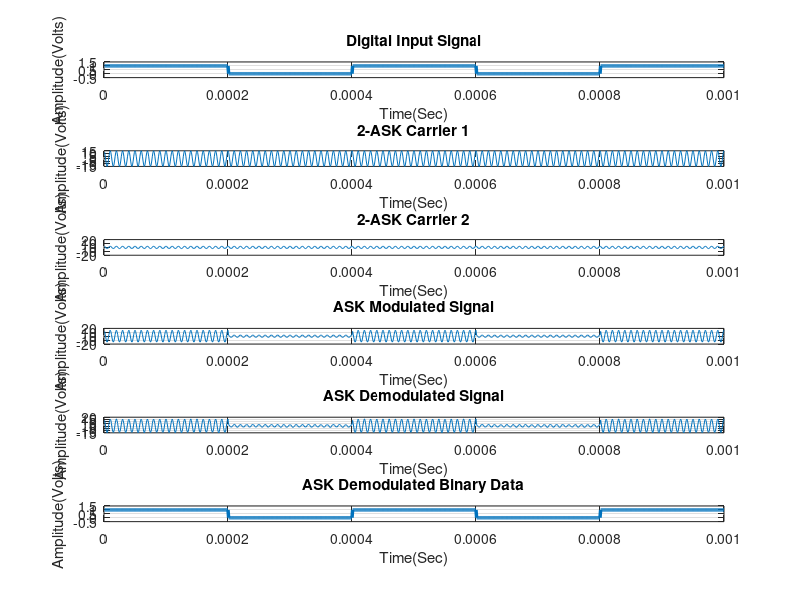

Source code (MATLAB):
% <<<<<<<<<<<<<<<<<<<< ASK Modulation and Demodulation >>>>>>>>>>>>>>>>>>>>

clc, clear all, close all;
% ******************* Digital/Binary input information ********************

% x = input('Enter Digital Input Information = ');   % Binary information as stream of bits (binary signal 0 or 1)
x = randi(2, [1,10], 'int32') - 1; % auto generate the binary sequence
N = length(x);
Tb = 0.0001;   %Data rate = 1MHz i.e., bit period (second)
disp('Binary Input Information at Transmitter: ');
disp(x);

% ************* Represent input information as digital signal *************

% Tb: Thời gian truyền 1 bit
% nb: 1 bit được biểu diễn bởi nb signal (số mẫu lấy trong 1 chu kì truyền
% 1 bit)
% Tb/nb: thời gian truyền một signal

nb = 100;   % Digital signal per bit
digit = []; 
for n = 1:1:N
    if x(n) == 1;
       sig = ones(1,nb);
    else x(n) == 0;
        sig = zeros(1,nb);
    end
     digit = [digit sig];
end

t1 = Tb/nb : Tb/nb : nb*N*(Tb/nb);   % Time period
figure('Name','ASK Modulation and Demodulation With Noise','NumberTitle','off');
subplot(6,1,1);
plot(t1,digit,'LineWidth',2.5);
grid on;
axis([0 Tb*N -0.5 1.5]);
xlabel('Time(Sec)');
ylabel('Amplitude(Volts)');
title('Digital Input Signal');

% *************************** ASK Modulation *****************************
Ac1 = 15;     % Carrier amplitude for binary input '1'
Ac2 = 3;      % Carrier amplitude for binary input '0'
br = 1/Tb;    % Bit rate
Fc = br*10;   % Carrier frequency 
N0 = sqrt(10);
t2 = Tb/nb:Tb/nb:Tb;   % Signal time
mod = [];

x_ = Tb/nb:Tb/nb:Tb*N; % Time period
y1 = Ac1*cos(2*pi*Fc*x_); % carrier function 1
y2 = Ac2*cos(2*pi*Fc*x_); % carrier function 2

% plot carrier 1
subplot(6,1,2);
plot(x_,y1);
xlabel('Time(Sec)');
ylabel('Amplitude(Volts)');
title('2-ASK Carrier 1');

% plot carrier 2
subplot(6,1,3);
plot(x_,y2);
ylim([-20,20]);
xlabel('Time(Sec)');
ylabel('Amplitude(Volts)');
title('2-ASK Carrier 2');

for (i = 1:1:N)
    if (x(i) == 1)
        y = Ac1*cos(2*pi*Fc*t2);   % Modulation signal with carrier signal 1
    else
        y = Ac2*cos(2*pi*Fc*t2);   % Modulation signal with carrier signal 2
    end
    mod = [mod y];
end

t3 = Tb/nb:Tb/nb:Tb*N;   % Time period
subplot(6,1,4);
plot(t3,mod);
grid on;
ylim([-20,20]);
xlabel('Time(Sec)');
ylabel('Amplitude(Volts)');
title('ASK Modulated Signal');

% ********************* Transmitted signal x ******************************
x = mod;

% ********************* Channel model h and w *****************************
h = 1;   % Signal fading 
w = sqrt(N0/2) * rand(1, N*nb);   % Noise

% ********************* Received signal y *********************************
y = h.*x + w;   % Convolution

t3=Tb/nb:Tb/nb:Tb*N;   % Time period
subplot(6,1,5);
plot(t3,y);
grid on;
xlabel('Time(Sec)');
ylabel('Amplitude(Volts)');
title('ASK Demodulated Signal');

% *************************** ASK Demodulation ****************************
s = length(t2); % số cặp giá trị (t,y) để biểu diễn 1 tín hiệu
demod = [];
for n = s:s:length(y) 
    t4 = Tb/nb:Tb/nb:Tb;    % Time period
    c = cos(2*pi*Fc*t4);    % Carrier signal % basis of M
    mm = c.*y((n-(s-1)):n); % Convolution 
    t5 = Tb/nb:Tb/nb:Tb;
    z = trapz(t5,mm);       % Intregation 
    rz = 2*z/Tb; % khong hieu sao phải *2/Tb
    d1 = abs(rz-Ac1);
    d2 = abs(rz-Ac2);
    if (d1 < d2)
        a = 1;
    else   
        a = 0;
    end
    demod = [demod a];
end
disp('Demodulated Binary Information at Receiver: ');
disp(demod);

% ********** Represent demodulated information as digital signal **********


digit = [];
for n = 1:length(demod);
    if demod(n) == 1;
       sig = ones(1,nb);
    else demod(n) == 0;
        sig = zeros(1,nb);
    end
     digit = [digit sig];
end

t5 = Tb/nb:Tb/nb:nb*length(demod)*(Tb/nb);   % Time period
subplot(6,1,6)
plot(t5,digit,'LineWidth',2.5);grid on;
axis([0 Tb*length(demod) -0.5 1.5]);
grid on;
xlabel('Time(Sec)');
ylabel('Amplitude(Volts)');
title('ASK Demodulated Binary Data');

% ************************** End of the program ***************************


